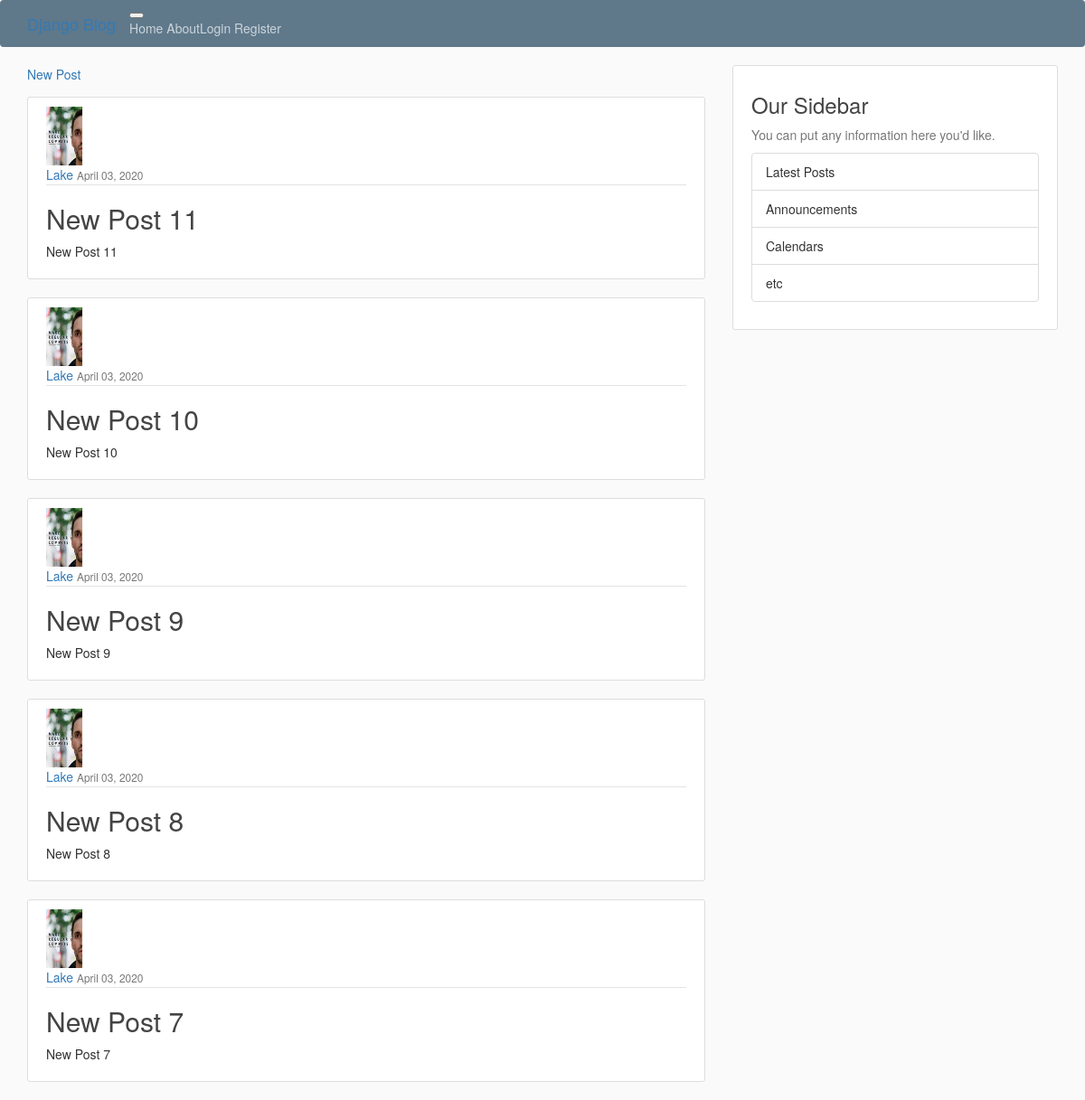
The page / on the database its author committed.
### blog/models.py (models this page shows, shortened)
class Post(models.Model):
    title = models.CharField(max_length=100)
    content = models.TextField()
    date_posted = models.DateTimeField(default=timezone.now)
    author = models.ForeignKey(User, on_delete=models.CASCADE)

### users/models.py (models this page shows, shortened)
class Profile(models.Model):
    user = models.OneToOneField(User, on_delete=models.CASCADE)
    image = models.ImageField(default='default.jpg', upload_to='profile_pics')

### blog/views.py (the view)
# urls.py: path('', PostListView.as_view(), name='blog-home'),
class PostListView(ListView):
    model = Post
    template_name = 'blog/home.html'
    context_object_name = 'posts'
    ordering = ['-date_posted']
    paginate_by = 5

### blog/templates/blog/home.html (shortened to what this page needs)
{% extends "blog/base.html" %}
{% block content %}
    <a href="{% url 'post-create' %}">New Post</a>
    {% for post in posts %}
        <article class="media content-section">
            <img src="{{  post.author.profile.image.url }}" class="rounded-circle article-img" alt="profile pic">
            <div class="media-body">
            <div class="article-metadata">
                <a class="mr-2" href="#">{{ post.author }}</a>
                <small class="text-muted">{{ post.date_posted|date:"F d, Y" }}</small>
            </div>
            <h2><a class="article-title" href="{% url 'post-detail' post.id %}">{{ post.title }}</a></h2>
            <p class="article-content">{{ post.content }}</p>
            </div>
        </article>
    {% endfor %}
{% endblock content %}

### blog/static/blog/main.css (style rules this page uses)
body { background: #fafafa; color: #333333; }
h1, h2, h3, h4, h5, h6 { color: #444444; }
.content-section { background: #ffffff; padding: 10px 20px; border: 1px solid #dddddd; border-radius: 3px; margin-bottom: 20px; }
.article-title { color: #444444; }
.article-content { white-space: pre-line; }
.article-img { height: 65px; width: 65px; margin-right: 16px; }
.article-metadata { padding-bottom: 1px; margin-bottom: 4px; border-bottom: 1px solid #e3e3e3 }

### rows shown on the page
Post: author.profile.image (picture), author "Lake", date_posted "April 03, 2020", title "New Post 11", content "New Post 11"
Post: author.profile.image (picture), author "Lake", date_posted "April 03, 2020", title "New Post 10", content "New Post 10"
Post: author.profile.image (picture), author "Lake", date_posted "April 03, 2020", title "New Post 9", content "New Post 9"
Post: author.profile.image (picture), author "Lake", date_posted "April 03, 2020", title "New Post 8", content "New Post 8"
Post: author.profile.image (picture), author "Lake", date_posted "April 03, 2020", title "New Post 7", content "New Post 7"
